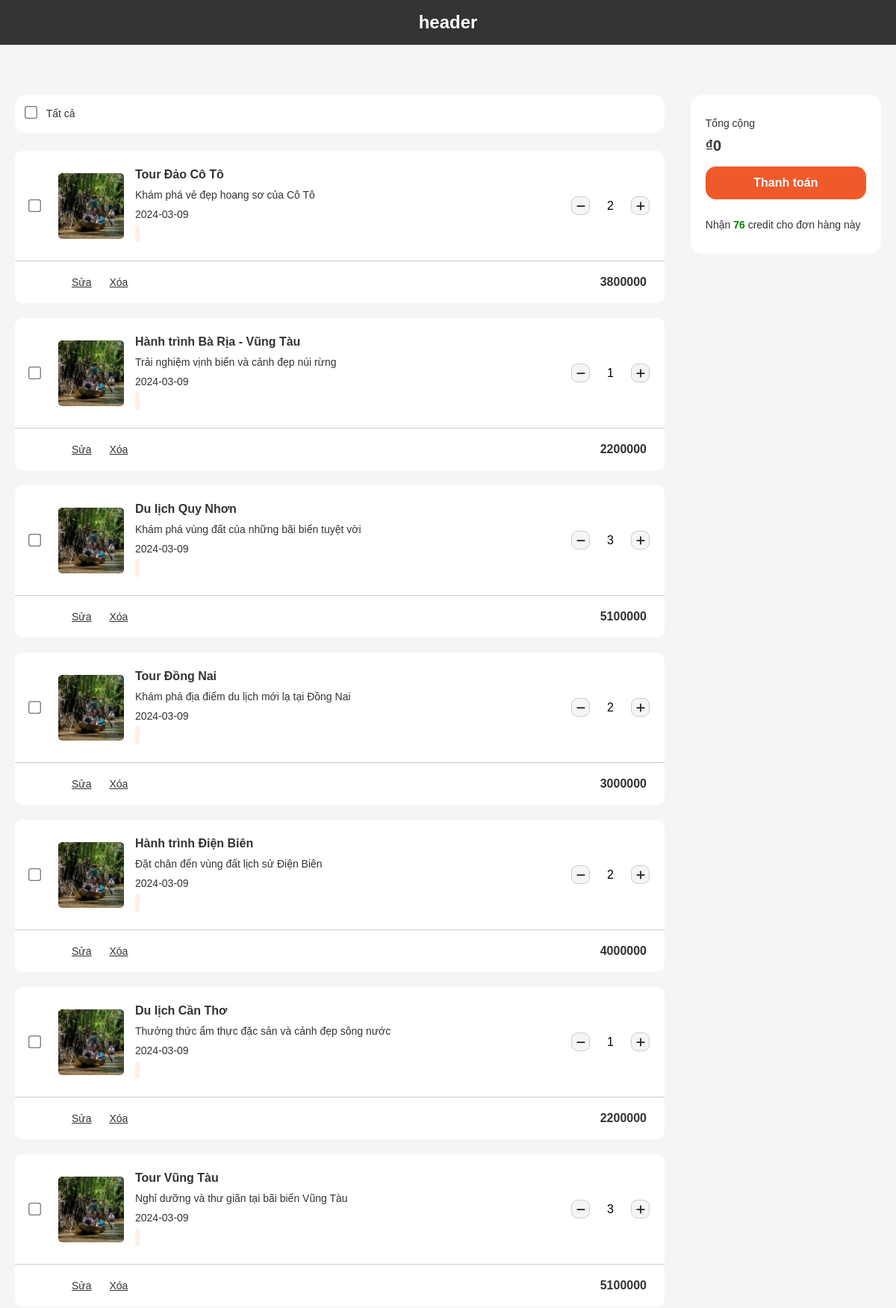
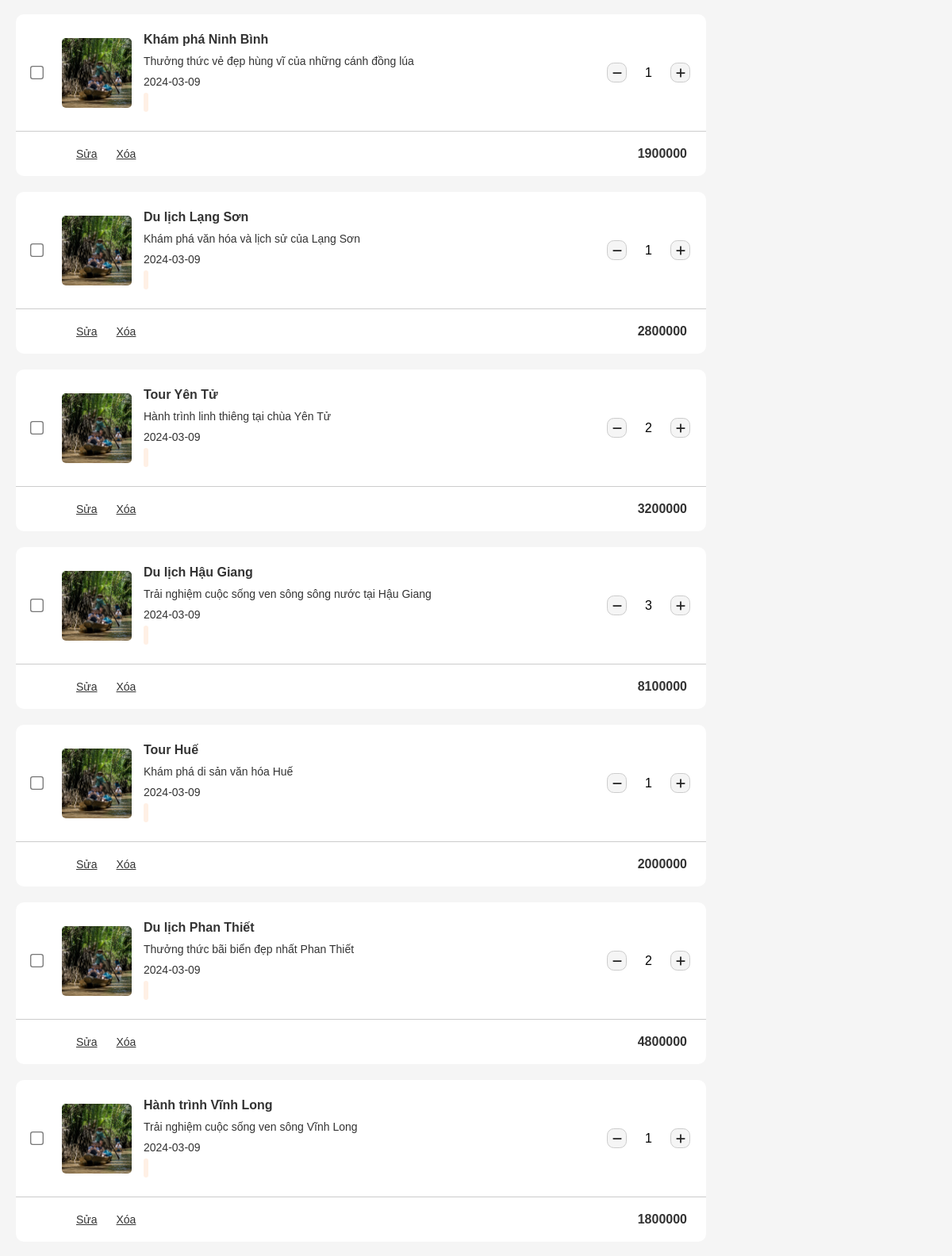
Screenshot of /View/user/cart.php (upper part) with the database file from the repository (2 pictures, top to bottom).
### tables this page shows
CREATE TABLE `cart`(
    `id` INT UNSIGNED NOT NULL AUTO_INCREMENT PRIMARY KEY,
    `id_user` INT NOT NULL,
    `id_product` INT NOT NULL,
    `amount` INT NOT NULL,
    `status` INT NOT NULL
);

CREATE TABLE `product`(
    `id` INT UNSIGNED NOT NULL AUTO_INCREMENT PRIMARY KEY,
    `id_category` INT NOT NULL,
    `id_user` INT NOT NULL,
    `id_provincial` INT NOT NULL,
    `title` VARCHAR(255) NOT NULL,
    `price` INT NOT NULL,
    `content` VARCHAR(255) NOT NULL,
    `create_at` DATE NOT NULL,
    `update_at` DATE NOT NULL,
    `status` INT NOT NULL,
    `num_bought` INT NOT NULL,
    `star_feedback` DOUBLE(8, 2) NOT NULL,
    `address` VARCHAR(255) NOT NULL,
    `soLuongConLai` INT NOT NULL
);

### Model/DBConfig.php (called while the page is built, shortened)
<?php
class DBConfig
{
    private $hostname = 'localhost';
    private $username = 'root';
    private $pass = '';
    private $dbname = 'web2';
    private $con = NULL;
    public function connect()
    {
        $this->con = new mysqli($this->hostname, $this->username, $this->pass, $this->dbname);
        if (!$this->con) {
            echo "ket noi that bai";
            exit();
        } else mysqli_set_charset($this->con, 'utf8');
        return $this->con;
    }
 public function execute($sql)
 {
 $this->result = $this->con->query($sql);
 return $this->result;
}
}

### View/user/cart.php (the view, shortened to what this page needs)
<html lang="en">
<head>
    <link rel="stylesheet" href="../../Css/user/cart.css">
</head>
<body>
    <header>
        <h1>header</h1>
    </header>
    <div class="container-desktop">
        <div class="wrapper">
            <div class="wrapper-body">
                <div class="wrapper-body-left">
                    <div class="wrapper-body-left_header">
                        <span>
                            <input type="checkbox" name="" id="checkboxAll" />
                            <span>Tất cả</span>
                        </span>
                    </div>
                    <div class="wrapper-body-left_body">
                        <?php
                        include("../../Model/DBConfig.php");
                        $db = new DBConfig();
                        $db->connect();
                        $sql = "SELECT cart.*, nguoidung.*, product.*
                                FROM cart
                                LEFT JOIN nguoidung ON cart.id_user = nguoidung.id
                                LEFT JOIN product ON cart.id_product = product.id";
                        $result = $db->execute($sql);
                        if ($result && $result->num_rows > 0) {
                            while ($row = $result->fetch_assoc()) {
                                $title = $row['title'];
                                $description = $row['content'];
                                $tourDate = $row['create_at'];
                                $price = $row['price'];
                                $amount = $row['amount'];
                                $id_product = $row['id_product'];
                                $totalPricephp = ($price * $amount);
                                echo '<div class="shopping-cart-item">
                                <div class="shopping-cart-item_body">
                                    <div class="shopping-cart-item_body-left">
                                    <input type="checkbox" class="selected_tour" name="selected_tour" value="' . $id_product . '" />
                                            <input type="hidden" name="priceForTotal" value="' . $totalPricephp . '">
                                            <input type="hidden" name="id_product" value="' . $id_product . '">
                                            <input type="hidden" name="numTicket" value="' . $amount . '">
                                            <input type="hidden" name="totalMoneyphp" value="' . $totalPricephp . '">
                                            <input type="hidden" name="amount" value="' . $amount . '">
                                            <input type="hidden" name="price" value="' . $price . '">
                                            <input type="hidden" name="date" value="' . $tourDate . '">
                                            </div>
                                            <div class="shopping-cart-item_body-right">
                                                <div class="left">
                                                    <div class="banner-box"></div>
                                                    <div class="middle-info-box">
                                                        <a>
                                                            <p>' . $title . '</p>
                                                            <p>' . $description . '</p>
                                                            <p name="date">' . $tourDate . '</p>
                                                            <span class="tagging-tag_text">
                        </span>
                        </a>
                    </div>
                </div>
                <div class="right">
                    <div class="unit-box">
                        <div class="action-bar">
                            <div class="counter-small">
                                <div class="counter-decrease">
                                    <i class="icon" onclick="decreaseValue()">
                                        <svg xmlns="http://www.w3.org/2000/svg" viewBox="0 0 448 512">
                                            <path
                                                d="M432 256c0 17.7-14.3 32-32 32L48 288c-17.7 0-32-14.3-32-32s14.3-32 32-32l352 0c17.7 0 32 14.3 32 32z" />
                                        </svg>
                                    </i>
                                </div>
                                <div class="counter-input">
                                    <input type="text" id="counterValue" readonly="readonly" name="numTicket"
                                        value=' . $amount . ' />
                                </div>
                                <div class="counter-increase">
                                    <i class="icon" onclick="increaseValue()">
                                        <svg xmlns="http://www.w3.org/2000/svg" viewBox="0 0 448 512">
                                            <path
                                                d="M256 80c0-17.7-14.3-32-32-32s-32 14.3-32 32V224H48c-17.7 0-32 14.3-32 32s14.3 32 32 32H192V432c0 17.7 14.3 32 32 32s32-14.3 32-32V288H400c17.7 0 32-14.3 32-32s-14.3-32-32-32H256V80z" />
                                        </svg>
                                    </i>
                                </div>
                            </div>
                        </div>
                    </div>
                </div>
            </div>
        </div>
        <div class="shopping-cart-item_footer">
            <div class="operation-box">
                <div class="left">
                    <a href="#">
                        <span>Sửa</span>
                    </a>
                    <span>Xóa</span>
                </div>
                <div class="right">
                    <div class="price-box">
                        <span class="total-price">' . $totalPricephp . '</span>
                    </div>
                </div>
            </div>
        </div>
    </div>';
    }
    } else {
    echo "No data found in the cart.";
    }
    ?>
    </div>
    </div>
    <div class="wrapper-body-right">
        <div class="book-section">
            <div class="book-section-content">
                <div class="book-section-content_left">
                    <div class="subtotal">
                        <span>Tổng cộng</span>
                    </div>
                    <div class="price-info-box">
                        <span class="price-detail" name="totalMoney">₫0</span>
                    </div>
                </div>
                <div class="book-section-content_right">
                    <button id="payment-button">
                        <span>Thanh toán</span>
                    </button>
                    <p>Nhận <b>76</b> credit cho đơn hàng này</p>
                </div>
            </div>
        </div>
    </div>
    </div>
    </div>
    </div>
</body>

### rows the page displays
cart: id_product.title "Tour Đảo Cô Tô", id_product.content "Khám phá vẻ đẹp hoang sơ của Cô Tô", id_product.create_at "2024-03-09", numTicket "2", totalPricephp "3800000"
cart: id_product.title "Hành trình Bà Rịa - Vũng Tàu", id_product.content "Trải nghiệm vịnh biển và cảnh đẹp núi rừng", id_product.create_at "2024-03-09", numTicket "1", id_product.price "2200000"
cart: id_product.title "Du lịch Quy Nhơn", id_product.content "Khám phá vùng đất của những bãi biển tuyệt vời", id_product.create_at "2024-03-09", numTicket "3", totalPricephp "5100000"
cart: id_product.title "Tour Đồng Nai", id_product.content "Khám phá địa điểm du lịch mới lạ tại Đồng Nai", id_product.create_at "2024-03-09", numTicket "2", totalPricephp "3000000"
cart: id_product.title "Hành trình Điện Biên", id_product.content "Đặt chân đến vùng đất lịch sử Điện Biên", id_product.create_at "2024-03-09", numTicket "2", totalPricephp "4000000"
cart: id_product.title "Du lịch Cần Thơ", id_product.content "Thưởng thức ẩm thực đặc sản và cảnh đẹp sông nước", id_product.create_at "2024-03-09", numTicket "1", id_product.price "2200000"
cart: id_product.title "Tour Vũng Tàu", id_product.content "Nghỉ dưỡng và thư giãn tại bãi biển Vũng Tàu", id_product.create_at "2024-03-09", numTicket "3", totalPricephp "5100000"
cart: id_product.title "Khám phá Ninh Bình", id_product.content "Thưởng thức vẻ đẹp hùng vĩ của những cánh đồng lúa", id_product.create_at "2024-03-09", numTicket "1", id_product.price "1900000"
cart: id_product.title "Du lịch Lạng Sơn", id_product.content "Khám phá văn hóa và lịch sử của Lạng Sơn", id_product.create_at "2024-03-09", numTicket "1", id_product.price "2800000"
cart: id_product.title "Tour Yên Tử", id_product.content "Hành trình linh thiêng tại chùa Yên Tử", id_product.create_at "2024-03-09", numTicket "2", totalPricephp "3200000"
cart: id_product.title "Du lịch Hậu Giang", id_product.content "Trải nghiệm cuộc sống ven sông sông nước tại Hậu Giang", id_product.create_at "2024-03-09", numTicket "3", totalPricephp "8100000"
cart: id_product.title "Tour Huế", id_product.content "Khám phá di sản văn hóa Huế", id_product.create_at "2024-03-09", numTicket "1", id_product.price "2000000"
cart: id_product.title "Du lịch Phan Thiết", id_product.content "Thưởng thức bãi biển đẹp nhất Phan Thiết", id_product.create_at "2024-03-09", numTicket "2", totalPricephp "4800000"
cart: id_product.title "Hành trình Vĩnh Long", id_product.content "Trải nghiệm cuộc sống ven sông Vĩnh Long", id_product.create_at "2024-03-09", numTicket "1", id_product.price "1800000"
